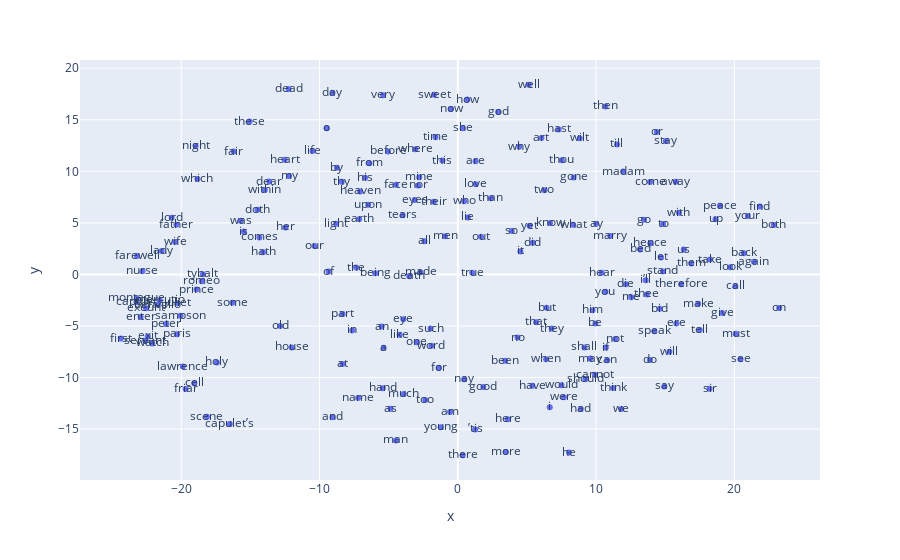

This figure's notebook cell:
### Code cell
# Graficar los embedddings en 2D
#!pip install plotly
import plotly.graph_objects as go
import plotly.express as px

vecs, labels = reduce_dimensions(w2v_model)

MAX_WORDS=200
fig = px.scatter(x=vecs[:MAX_WORDS,0], y=vecs[:MAX_WORDS,1], text=labels[:MAX_WORDS])
fig.show()

### Figure 1 — Plotly figure (JSON) as saved in the notebook; plotly's stock layout.template omitted (floating-point values rounded to 4 significant figures; data arrays with more than 128 entries replaced by an {"elided": "..."} marker saying what was removed)
{"data": [{"hovertemplate": "x=%{x}<br>y=%{y}<br>text=%{text}<extra></extra>", "legendgroup": "", "marker": {"color": "#636efa", "symbol": "circle"}, "mode": "markers+text", "name": "", "orientation": "v", "showlegend": false, "text": {"elided": "200 str values"}, "type": "scatter", "x": {"elided": "200 float values"}, "xaxis": "x", "y": {"elided": "200 float values"}, "yaxis": "y"}], "layout": {"legend": {"tracegroupgap": 0}, "margin": {"t": 60}, "xaxis": {"anchor": "y", "domain": [0, 1], "title": {"text": "x"}}, "yaxis": {"anchor": "x", "domain": [0, 1], "title": {"text": "y"}}}}
